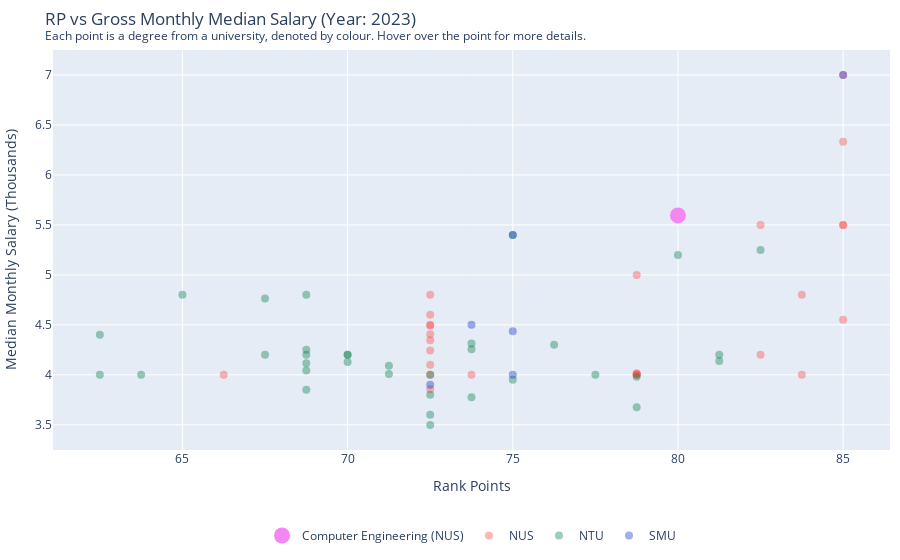

Notebook cell for this chart:
### Markdown cell above
# Computer Science Example

### Code cell
selected_course='Computer Engineering'
selected_uni='NUS'
input_df = orig_df.copy()

latest_year = input_df.loc[(input_df['course'] == selected_course)
                        & (input_df['uni']==selected_uni), 'year'].max()
filtered_df = input_df[(input_df['year'] == latest_year)
                    & (input_df.summary_row==0)].copy()

# Divide gross_monthly_median by 1,000 for formatting
filtered_df['gross_monthly_median'] = filtered_df['gross_monthly_median'] / 1000

# Add custom data for tooltips (course name, RP, and gross monthly median)
filtered_df['tooltip'] = filtered_df.apply(lambda row: f"{row['course']}<br>RP: {row['RP']}<br>Median Salary: ${row['gross_monthly_median']:.2f}K", axis=1)
filtered_df['empty'] = ""

# Creating the scatter plot [NUS, NTU, SMU]
colors = ['#fe4a49', '#09814a', '#1438CA']
color_map = {uni: colors[i % len(colors)] for i, uni in enumerate(filtered_df['uni'].unique())}
# Store Graph Object traces
traces = []

# Highlighting the selected course
selected_data = filtered_df[(filtered_df['course'] == selected_course)
                            & (filtered_df.uni==selected_uni)]
selected_trace= go.Scatter(
            x=selected_data['RP'], 
            y=selected_data['gross_monthly_median'], 
            mode='markers', 
            name=f"{selected_course} ({selected_uni})", 
            marker=dict(color='#F587F4', size=16),
            hovertemplate='<b>{}</b><br>RP: {}<br>Median Salary: ${:.2f}K'.format(selected_course, selected_data['RP'].values[0], selected_data['gross_monthly_median'].values[0])
        )
traces.append(selected_trace)

# Other courses data
other_courses_df = filtered_df.loc[~((filtered_df.course == selected_course)
                                & (filtered_df.uni==selected_uni))]

# Iterate over all other uni courses by uni
for uni in other_courses_df['uni'].unique():
    uni_data = other_courses_df[other_courses_df['uni'] == uni]
    trace = go.Scatter(
        x=uni_data['RP'],
        y=uni_data['gross_monthly_median'],
        mode='markers',
        name=uni,
        marker=dict(color=color_map[uni], size=8, opacity=0.4),
        customdata=uni_data['tooltip'],
        hovertemplate='%{customdata}'  # This ensures only the custom tooltip is displayed
    )
    # Add the trace
    traces.append(trace)

# Create the layout
# layout = go.Layout(
#     # title=f"RP vs Gross Monthly Median Salary (Year: {latest_year})",
#     title="RP VS Median Salary for 2023",
#     xaxis=dict(title='Rank Points'),
#     yaxis=dict(title='Median Gross Salary (thousands)'),
#     # For legend at top
#     legend=dict(orientation="h",yanchor="bottom", y=1.08,xanchor="center", x=0.5, traceorder="normal"),  
#     # legend=dict(title=None, orientation="h", yanchor="bottom", y=-0.25, xanchor="center", x=0.5),
#     margin=dict(l=50, r=50, t=15, b=100),
#     # height=300

# )

layout = go.Layout(
    xaxis_fixedrange=True, yaxis_fixedrange=True,
    # title=dict(
    #         text=f"RP vs Gross Monthly Median Salary (Year: {latest_year})",
    #         subtitle=dict(
    #             text="Each point is a degree from a uni, denoted by colour.",
    #             font=dict(color="gray", size=13),
    #         ),
    title=f"RP vs Gross Monthly Median Salary (Year: {latest_year})<br><sup>Each point is a degree from a university, denoted by colour. Hover over the point for more details.</sup>",
    xaxis=dict(title='Rank Points'),
    yaxis=dict(title='Median Monthly Salary (Thousands)'),
    legend=dict(title=None, orientation="h", yanchor="bottom", y=-0.25, xanchor="center", x=0.5),
    margin=dict(l=50, r=10, t=50, b=100)
 
)

# Create the figure
fig = go.Figure(data=traces, layout=layout)

fig.show()

### Figure 1 — Plotly figure (JSON) as saved in the notebook; plotly's stock layout.template omitted (floating-point values rounded to 4 significant figures)
{"data": [{"hovertemplate": "<b>Computer Engineering</b><br>RP: 80.0<br>Median Salary: $5.59K", "marker": {"color": "#F587F4", "size": 16}, "mode": "markers", "name": "Computer Engineering (NUS)", "type": "scatter", "x": [80], "y": [5.595]}, {"customdata": ["Arts (Hons)<br>RP: 78.75<br>Median Salary: $4.01K", "Social Sciences<br>RP: 78.75<br>Median Salary: $4.01K", "Dentistry<br>RP: 85.0<br>Median Salary: $4.55K", "Biomedical Engineering<br>RP: 72.5<br>Median Salary: $4.10K", "Chemical Engineering<br>RP: 72.5<br>Median Salary: $4.41K", "Civil Engineering<br>RP: 72.5<br>Median Salary: $4.00K", "Electrical Engineering<br>RP: 72.5<br>Median Salary: $4.80K", "Engineering Science<br>RP: 72.5<br>Median Salary: $4.50K", "Environmental Engineering<br>RP: 72.5<br>Median Salary: $4.24K", "Industrial and Systems Engineering<br>RP: 72.5<br>Median Salary: $4.60K", "Materials Science and Engineering<br>RP: 72.5<br>Median Salary: $4.35K", "Mechanical Engineering<br>RP: 72.5<br>Median Salary: $4.49K", "Law<br>RP: 85.0<br>Median Salary: $7.00K", "Science (Hons)<br>RP: 78.75<br>Median Salary: $4.00K", "Data Science and Analytics<br>RP: 78.75<br>Median Salary: $5.00K", "Environmental Studies<br>RP: 83.75<br>Median Salary: $4.00K", "Accountancy (Hons)<br>RP: 82.5<br>Median Salary: $4.20K", "Business Administration (Hons)<br>RP: 83.75<br>Median Salary: $4.80K", "Business Analytics<br>RP: 85.0<br>Median Salary: $5.50K", "Computer Science<br>RP: 85.0<br>Median Salary: $6.33K", "Information Security<br>RP: 82.5<br>Median Salary: $5.50K", "Information Systems<br>RP: 85.0<br>Median Salary: $5.50K", "Architecture<br>RP: 68.75<br>Median Salary: $nanK", "Industrial Design<br>RP: 78.75<br>Median Salary: $4.00K", "Project & Facilities Management<br>RP: 72.5<br>Median Salary: $3.85K", "Real Estate<br>RP: 73.75<br>Median Salary: $4.00K", "Medicine<br>RP: 85.0<br>Median Salary: $nanK", "Nursing (Hons)<br>RP: 66.25<br>Median Salary: $4.00K"], "hovertemplate": "%{customdata}", "marker": {"color": "#fe4a49", "opacity": 0.4, "size": 8}, "mode": "markers", "name": "NUS", "type": "scatter", "x": [78.75, 78.75, 85, 72.5, 72.5, 72.5, 72.5, 72.5, 72.5, 72.5, 72.5, 72.5, 85, 78.75, 78.75, 83.75, 82.5, 83.75, 85, 85, 82.5, 85, 68.75, 78.75, 72.5, 73.75, 85, 66.25], "y": [4.008, 4.015, 4.55, 4.1, 4.405, 4, 4.8, 4.5, 4.243, 4.6, 4.346, 4.49, 7, 4, 5, 4, 4.2, 4.8, 5.5, 6.333, 5.5, 5.5, null, 4, 3.855, 4, null, 4]}, {"customdata": ["Accountancy<br>RP: 72.5<br>Median Salary: $3.60K", "Business<br>RP: 73.75<br>Median Salary: $4.25K", "Aerospace Engineering<br>RP: 67.5<br>Median Salary: $4.76K", "Bioengineering<br>RP: 68.75<br>Median Salary: $4.04K", "Chemical and Biomolecular Engineering<br>RP: 70.0<br>Median Salary: $4.20K", "Computer Engineering<br>RP: 75.0<br>Median Salary: $5.40K", "Civil Engineering<br>RP: 63.75<br>Median Salary: $4.00K", "Computer Science<br>RP: 80.0<br>Median Salary: $5.20K", "Electrical and Electronic Engineering<br>RP: 65.0<br>Median Salary: $4.80K", "Environmental Engineering<br>RP: 68.75<br>Median Salary: $4.12K", "Information Engineering and Media<br>RP: 68.75<br>Median Salary: $4.80K", "Materials Engineering<br>RP: 67.5<br>Median Salary: $4.20K", "Mechanical Engineering<br>RP: 62.5<br>Median Salary: $4.40K", "Maritime Studies<br>RP: 68.75<br>Median Salary: $4.20K", "Art, Design and Media<br>RP: 72.5<br>Median Salary: $3.50K", "Chinese<br>RP: 71.25<br>Median Salary: $4.09K", "Communication Studies<br>RP: 78.75<br>Median Salary: $3.67K", "Economics<br>RP: 73.75<br>Median Salary: $4.31K", "English<br>RP: 73.75<br>Median Salary: $3.77K", "Linguistics and Multilingual Studies<br>RP: 75.0<br>Median Salary: $3.95K", "Psychology<br>RP: 77.5<br>Median Salary: $4.00K", "Sociology<br>RP: 71.25<br>Median Salary: $4.01K", "Biological Sciences<br>RP: 78.75<br>Median Salary: $3.98K", "Chemistry and Biological Chemistry<br>RP: 72.5<br>Median Salary: $3.80K", "Mathematical Sciences<br>RP: 68.75<br>Median Salary: $4.25K", "Physics / Applied Physics<br>RP: 62.5<br>Median Salary: $4.00K", "Sports Science and Management<br>RP: 68.75<br>Median Salary: $3.85K", "Science (Education)<br>RP: 76.25<br>Median Salary: $4.30K", "Arts (Education)<br>RP: 70.0<br>Median Salary: $4.13K", "History<br>RP: 70.0<br>Median Salary: $4.20K", "Public Policy and Global Affairs<br>RP: 81.25<br>Median Salary: $4.20K", "Philosophy<br>RP: 72.5<br>Median Salary: $4.00K", "Environmental Earth Systems Science<br>RP: 81.25<br>Median Salary: $4.14K", "Medicine<br>RP: 85.0<br>Median Salary: $nanK", "Data Science & Artificial Intelligence<br>RP: 82.5<br>Median Salary: $5.25K"], "hovertemplate": "%{customdata}", "marker": {"color": "#09814a", "opacity": 0.4, "size": 8}, "mode": "markers", "name": "NTU", "type": "scatter", "x": [72.5, 73.75, 67.5, 68.75, 70, 75, 63.75, 80, 65, 68.75, 68.75, 67.5, 62.5, 68.75, 72.5, 71.25, 78.75, 73.75, 73.75, 75, 77.5, 71.25, 78.75, 72.5, 68.75, 62.5, 68.75, 76.25, 70, 70, 81.25, 72.5, 81.25, 85, 82.5], "y": [3.6, 4.255, 4.763, 4.043, 4.2, 5.4, 4, 5.2, 4.8, 4.115, 4.8, 4.2, 4.4, 4.2, 3.498, 4.09, 3.675, 4.314, 3.775, 3.95, 4, 4.008, 3.98, 3.8, 4.25, 4, 3.85, 4.3, 4.129, 4.2, 4.202, 4, 4.138, null, 5.25]}, {"customdata": ["Accountancy<br>RP: 72.5<br>Median Salary: $3.90K", "Business Management<br>RP: 75.0<br>Median Salary: $4.44K", "Economics<br>RP: 73.75<br>Median Salary: $4.50K", "Information Systems<br>RP: 75.0<br>Median Salary: $5.40K", "Social Sciences<br>RP: 75.0<br>Median Salary: $4.00K", "Law<br>RP: 85.0<br>Median Salary: $7.00K"], "hovertemplate": "%{customdata}", "marker": {"color": "#1438CA", "opacity": 0.4, "size": 8}, "mode": "markers", "name": "SMU", "type": "scatter", "x": [72.5, 75, 73.75, 75, 75, 85], "y": [3.9, 4.436, 4.5, 5.4, 4, 7]}], "layout": {"legend": {"orientation": "h", "x": 0.5, "xanchor": "center", "y": -0.25, "yanchor": "bottom"}, "margin": {"b": 100, "l": 50, "r": 10, "t": 50}, "title": {"text": "RP vs Gross Monthly Median Salary (Year: 2023)<br><sup>Each point is a degree from a university, denoted by colour. Hover over the point for more details.</sup>"}, "xaxis": {"fixedrange": true, "title": {"text": "Rank Points"}}, "yaxis": {"fixedrange": true, "title": {"text": "Median Monthly Salary (Thousands)"}}}}
